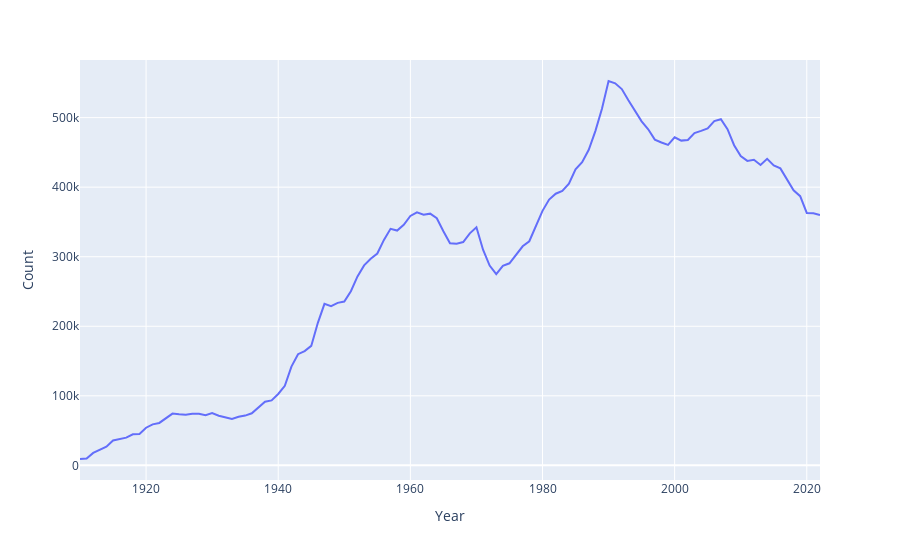

Notebook source saved alongside this figure:
### Markdown cell above
Here's an illustration of the process: 

```{image} images/aggregation.png
:alt: Conceptual illustration of how a dataframe is transformed by groupby and aggregation.
:width: 600
```

Plotting the `Dataframe` we obtain tells an interesting story.

````{dropdown} Click to see the code
:open: false
```python
import plotly.express as px
puzzle2 = babynames.groupby("Year")[["Count"]].agg("sum")
px.line(puzzle2, y = "Count")
```
````

### Code cell
import plotly.express as px
puzzle2 = babynames.groupby("Year")[["Count"]].agg("sum")
px.line(puzzle2, y = "Count")
